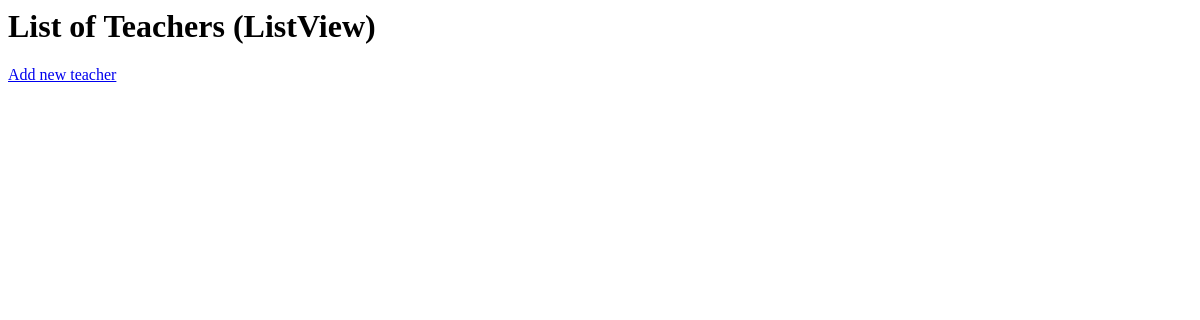
The page /classroom/list_teacher on the database as committed earlier.
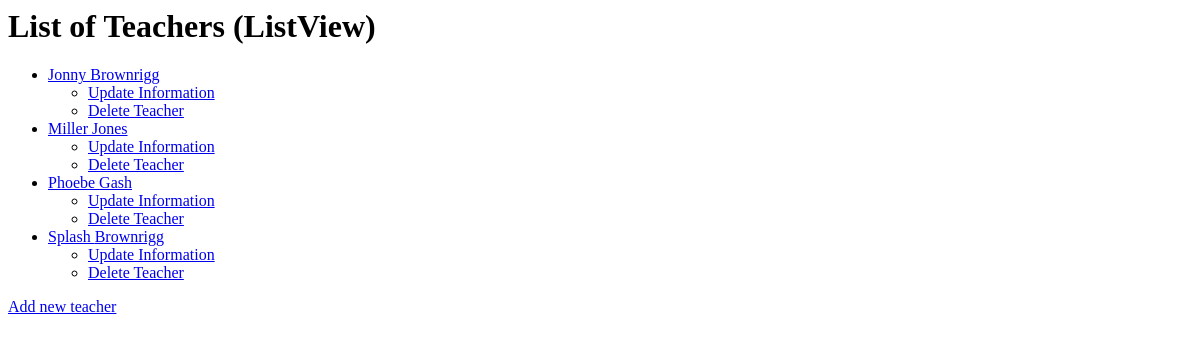
The same page on the database as committed later.
### classroom/models.py (models this page shows, shortened)
class Teacher(models.Model):
    first_name = models.CharField(max_length=30)
    last_name = models.CharField(max_length=30)
    subject = models.CharField(max_length=30)

### classroom/views.py (the view)
# urls.py: path('list_teacher', views.TeacherListView.as_view(), name='list_teacher'),
class TeacherListView(ListView):
    model = Teacher
    queryset = Teacher.objects.order_by('first_name')
    context_object_name = 'teacher_list'

### classroom/templates/classroom/teacher_list.html
<h1>List of Teachers (ListView)</h1>
<div>
    <ul>
        {% for teacher in teacher_list %}
            <li>
                <a href="/classroom/teacher_detail/{{teacher.id}}">{{teacher.first_name}} {{teacher.last_name}}</a>
                <ul>
                    <li>
                        <a href="/classroom/update_teacher/{{teacher.id}}">Update Information</a>
                    </li>
                    <li>
                        <a href="/classroom/delete_teacher/{{teacher.id}}">Delete Teacher</a>
                    </li>
                </ul>
            </li>
        {% endfor %}
    </ul>
</div>
<div>
    <a href="/classroom/create_teacher">Add new teacher</a>
</div>

Rows that differ between the two databases and show on the page:
added Teacher: first_name "Jonny", last_name "Brownrigg"
added Teacher: first_name "Miller", last_name "Jones"
added Teacher: first_name "Phoebe", last_name "Gash"
added Teacher: first_name "Splash", last_name "Brownrigg"
